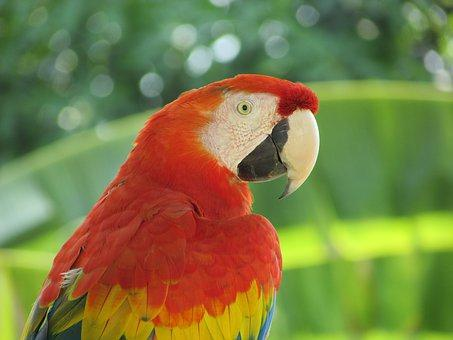
#> input picture lab4/img_used/parrot.png, 453 x 340 px, found by its file name
$ jupyter execute lab4_IP_2240002025.ipynb
#> lines starting #> are read from the running program, lines starting #| are printed output that depends on the picture; after the words box and inside, x2 and y2 are one past the last pixel; in counts of white or black regions, pixels touching at a corner belong together
## Task #1 from the lab(

[cell 1]
import cv2
# Load the image in grayscale
img = cv2.imread('images/Parrot.png', cv2.IMREAD_GRAYSCALE)
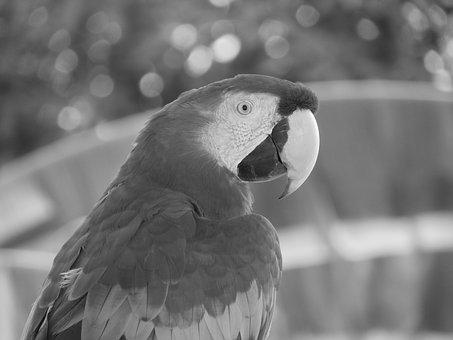
#> img: shape (340, 453); min 0, max 255, mean 118.3
# Set the threshold values
threshold_values = [0, 50, 100, 150, 200]
# Apply thresholding with different threshold values
for threshold_value in threshold_values:
    ret, thresh = cv2.threshold(img, threshold_value, 255,
    cv2.THRESH_BINARY)
    cv2.imshow(f'Thresholded Image ({threshold_value})',
    thresh)
#> this loop made 5 passes
#> ret on passes 1 to 5: 0, 50, 100, 150, 200
#> pass 1, `ret, thresh = cv2.threshold(img, threshold_value, 255, cv2.THRESH_BINA..`:
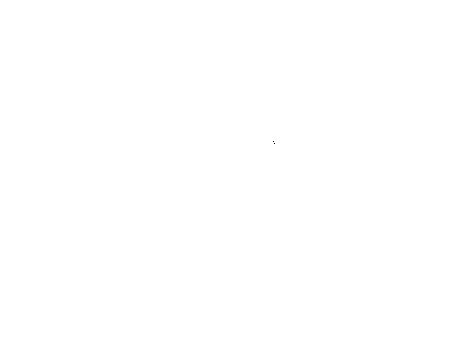
#> thresh: shape (340, 453); 100% white; black in thin lines or dots, all inside (x1, y1, x2, y2) = (273, 141, 275, 144)
#> pass 3, `ret, thresh = cv2.threshold(img, threshold_value, 255, cv2.THRESH_BINA..`:
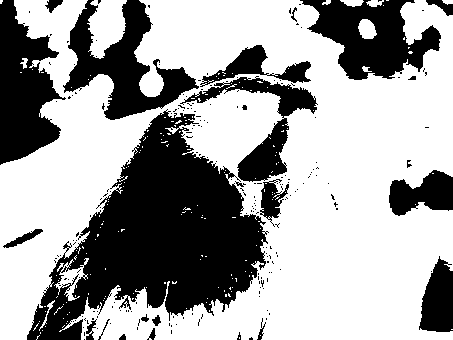
#> thresh: shape (340, 453); 63.4% white; 211 black regions (187 under 20 px), largest, box (x1, y1, x2, y2) and area: (27, 109, 269, 340) 26433, (0, 0, 66, 165) 6576, (63, 0, 199, 120) 6353
# Display the original image
cv2.imshow('Original Image', img)
cv2.waitKey(0)
cv2.destroyAllWindows()

## Task #2 from the lab

[cell 2]
import matplotlib.pyplot as plt
import numpy as np
from skimage import data, img_as_float
from skimage import exposure

[cell 3]
img = data.moon()
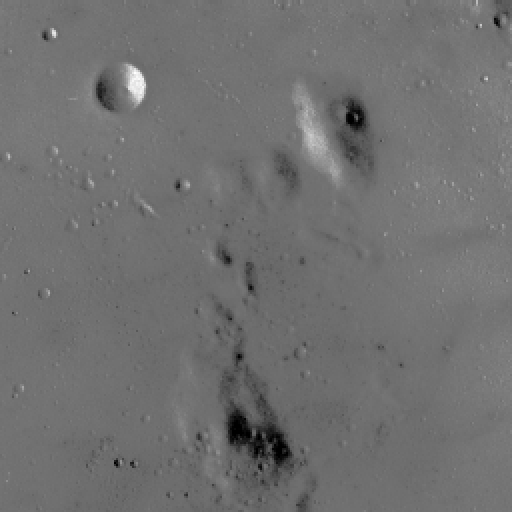
#> input picture skimage.data.moon(), 512 x 512 px
#> img is the input picture: shape (512, 512); min 0, max 255, mean 112.2

[cell 4]
# Contrast stretching
p2, p98 = np.percentile(img, (2, 98))
#> p2 = 78; p98 = 129
img_rescale = exposure.rescale_intensity(img, in_range=(p2, p98))

[cell 5]
fig = plt.figure(figsize=(10, 7))
fig.add_subplot(2, 1, 1)
plt.imshow(img, cmap = 'gray')
plt.axis('off')
plt.title('Original image')
fig.add_subplot(2, 1, 2)
plt.hist(img.flat, bins = 256, range=(0, 255))
plt.xlabel('gray level values')
plt.ylabel('Number of pixels')
plt.show()
#> figure, not shown here; panel 2: tallest bar 23296 high, from x = 114.6 to 115.5

[cell 6]
fig = plt.figure(figsize=(10, 7))
fig.add_subplot(2, 1, 1)
plt.imshow(img_rescale, cmap = 'gray')
plt.axis('off')
plt.title('Contrast stretch')
fig.add_subplot(2, 1, 2)
plt.hist(img_rescale.flat, bins = 256, range=(0, 255))
plt.xlabel('gray level values')
plt.ylabel('Number of pixels')
plt.show()
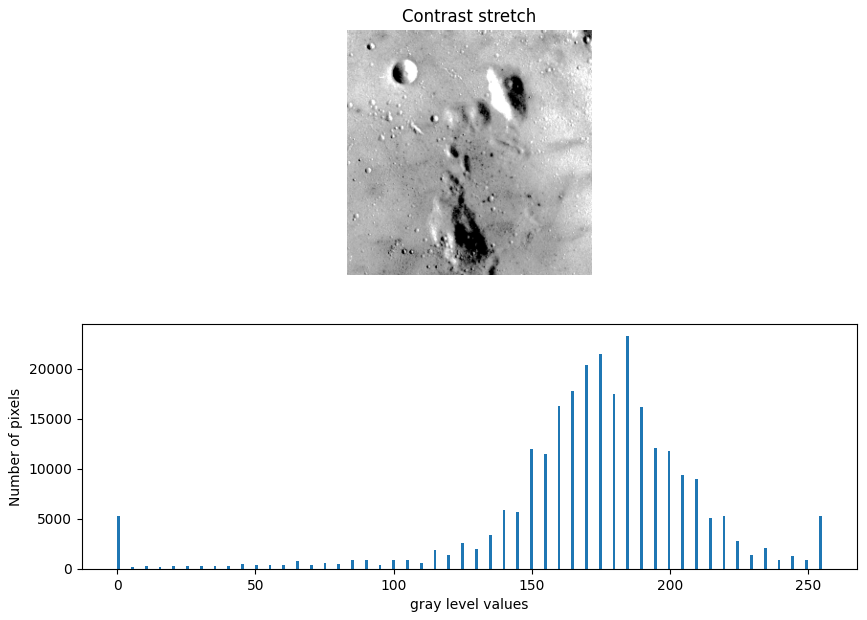
#> figure drawn by matplotlib, 2 panels; panel 2: tallest bar 23296 high, from x = 184.3 to 185.3

# Assessments
## Task 1

[cell 7]
p3, p80 = np.percentile(img, (3, 80))
#> p3 = 87; p80 = 118
img_rescale = exposure.rescale_intensity(img, in_range=(p3, p80))
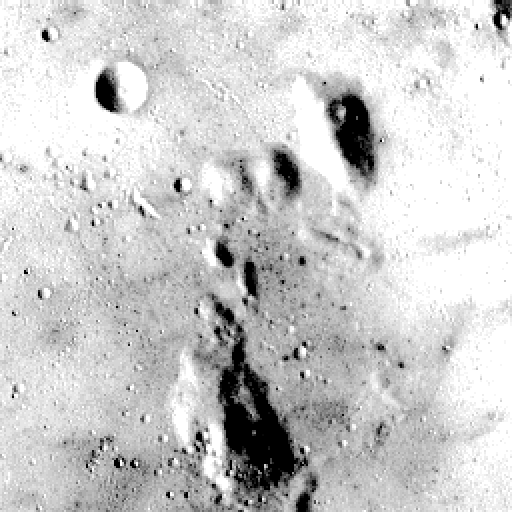
#> img_rescale: shape (512, 512); min 0, max 255, mean 203.7

fig = plt.figure(figsize=(10, 7))

fig.add_subplot(2, 1, 1)
plt.imshow(img_rescale, cmap = 'gray')
plt.axis('off')
plt.title('Contrast stretch (3rd - 80th percentile)')

fig.add_subplot(2, 1, 2)
plt.hist(img_rescale.flat, bins = 256, range=(0, 255))
plt.xlabel('gray level values')
plt.ylabel('Number of pixels')
plt.show()
#> figure, not shown here; panel 2: tallest bar 55088 high, from x = 254 to 255

## Task 2

[cell 8]
img_eq = exposure.equalize_hist(img)
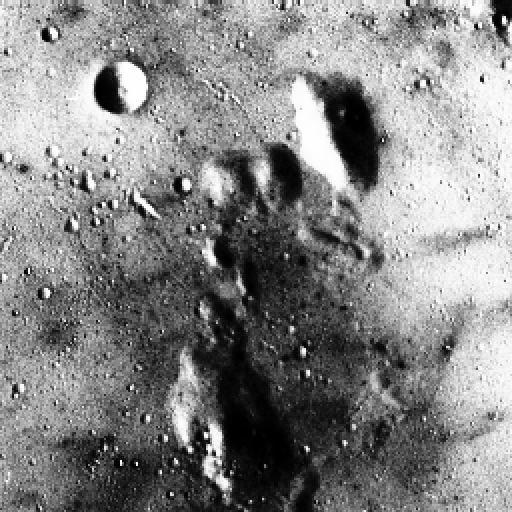
#> img_eq: shape (512, 512) float64; min 0.000916, max 1, mean 0.525

fig = plt.figure(figsize=(10, 7))

fig.add_subplot(2, 1, 1)
plt.imshow(img_eq, cmap = 'gray')
plt.axis('off')
plt.title('Histogram equalization')

fig.add_subplot(2, 1, 2)
plt.hist(img_eq.flat, bins = 256, range=(0, 1))
plt.xlabel('gray level values')
plt.ylabel('Number of pixels')
plt.show()
#> figure, not shown here; panel 2: tallest bar 23296 high, from x = 0.68 to 0.684

# Task 3

[cell 9]
reference = data.rocket()
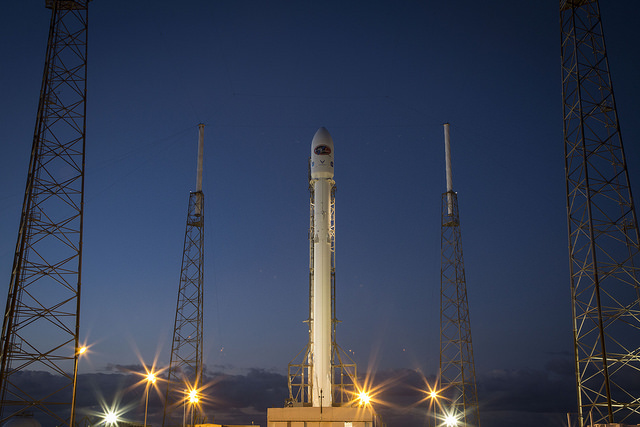
#> input picture skimage.data.rocket(), 640 x 427 px
#> reference is the input picture: shape (427, 640, 3); mean R, G, B 52.3, 61.3, 82.3
image = data.chelsea()
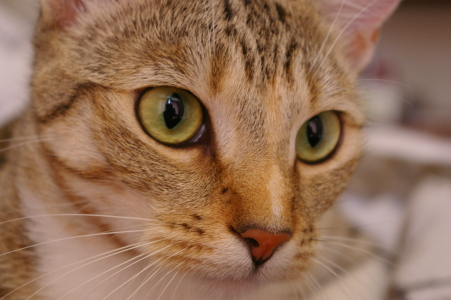
#> input picture skimage.data.chelsea(), 451 x 300 px
#> image is the input picture: shape (300, 451, 3); mean R, G, B 147.7, 111.4, 86.8

matched = exposure.match_histograms(image, reference, channel_axis=-1)
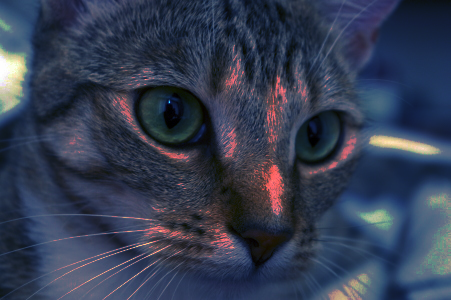
#> matched: shape (300, 451, 3); mean R, G, B 52.1, 60.8, 81.7

[cell 10]
fig = plt.figure(figsize=(15, 5))

fig.add_subplot(1, 3, 1)
plt.imshow(image)
plt.axis('off')
plt.title('Source (Chelsea)')

fig.add_subplot(1, 3, 2)
plt.imshow(reference)
plt.axis('off')
plt.title('Reference (Rocket)')

fig.add_subplot(1, 3, 3)
plt.imshow(matched)
plt.axis('off')
plt.title('Matched')
plt.show()
